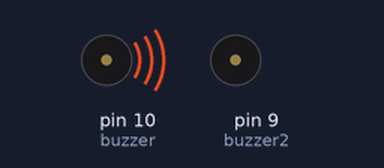
Recording of a sketch running on a simulated Arduino Uno, built with avr-gcc and run on an emulated ATmega328P. Shown: buzzer (waves = sounding, pin HIGH).

Above: at 0.3 s.
At 3.5 s:
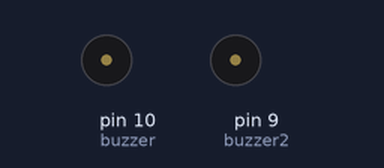
Timing chart, 0 to 4.6 s (numbered marks = the images above):
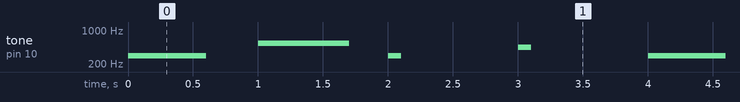

The sketch:

notas_musicais.ino
```cpp
int buzzer2 =  9;
int buzzer = 10;

void setup() {
  pinMode(buzzer2, OUTPUT);
  pinMode(buzzer, OUTPUT);
}

void loop() {


  //mi, fa, sol
    tone(buzzer, 297, 600);
  delay(1000);
  tone(buzzer, 528, 700);
  delay(1000);
  tone(buzzer, 297, 100);
  delay(1000);
    tone(buzzer, 440, 100);
  delay(1000);

      tone(buzzer, 297, 600);
  delay(1000);
  tone(buzzer, 528, 700);
  delay(1000);
  tone(buzzer, 297, 100);
  delay(1000);
    tone(buzzer, 440, 100);
  delay(1000);

      tone(buzzer, 396, 600);
  delay(1000);
  tone(buzzer, 440, 700);
  delay(1000);
  tone(buzzer, 264, 100);
  delay(1000);
    tone(buzzer, 330, 100);
  delay(1000);

}
```

Measured:
- by itself, tone on pin 10 (buzzer): plays 297 Hz for 0.60 s, 528 Hz for 0.70 s, 297 Hz for 0.10 s, 440 Hz for 0.10 s, 297 Hz for 0.60 s, 528 Hz for 0.70 s … (130 notes in this stretch)
